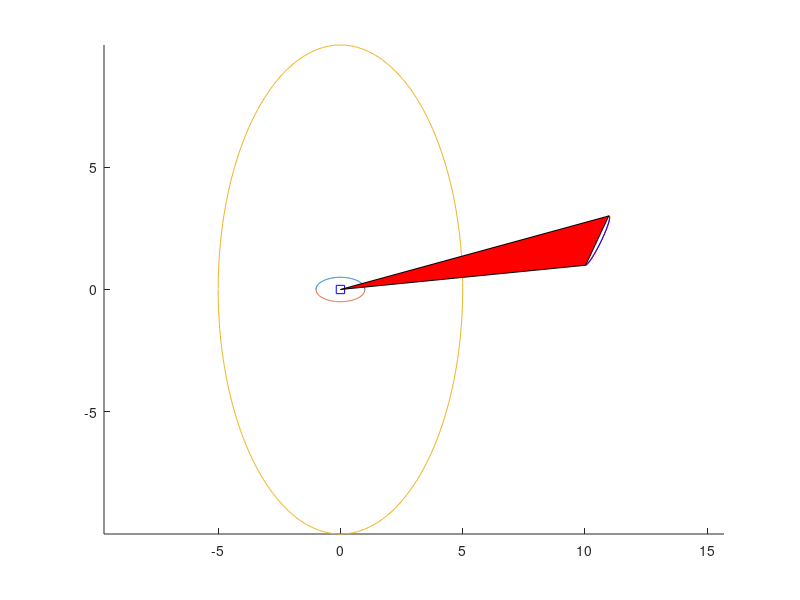

The MATLAB source for this figure: (Note: this script raises an error after producing the figure.)
addpath '/mnt/nixbig/ownCloud/project_code/plan_to_observe/'
addpath '/mnt/nixbig/ownCloud/project_code/'
addpath(  '/mnt/nixbig/downloads/matlab_DistBetween2Segment/DistBetween2Segment/'  )

%{
Same as plan_to_observe_2b_AStar_cone.m,  but evaluate cost function just from the trajectory without the uncertainty 'cone'.
    AStar  -  
        path_planning__astar
        path_planning__reconstruct_path.m
        see /mnt/nixbig/ownCloud/project_code/plan_to_observe/path_planning__demo_astar.m
            [ path__ , f_score, g_score , came_from, open_set, closed_set ] = path_planning__astar(map_1, start_1, goal_1)    ;
            [ total_path_goal_to_start__  , total_path_start_to_goal__ ] = path_planning__reconstruct_path(came_from, goal_1)    ;
            path_planning__draw_came_from(came_from, strcat(test_name,': ',sprintf(' factor %7.f',factor_)))    ;    
            path_planning__draw_path( total_path_goal_to_start__ )    ;
        

%}

%% 
% Set up variables

floorplan_x = 11 % 7m forward
floorplan_y = 9 % 5m left
floorplan_extent_m = [floorplan_x;floorplan_y];
floorplan_scale = 0.1  % 10 cells/metre
floorplan_extent_cells = floorplan_extent_m.*(1/floorplan_scale)
floorplan_space = zeros(  ceil(floorplan_x*floorplan_scale) , ceil(floorplan_y*floorplan_scale)  ) ;
cost_to_divert = floorplan_space ;
cost_to_observe = floorplan_space ;

%%
% Ellipse: Mine:
%  x^2/a^2 + y^2/b^2 == 1  --> x=sqrt(a^2)*(1 - (y^2)/(b^2))  -->  y =   sqrt(( 1  -  x^2/a^2 ) * b^2  )

x=[-1:0.01:1]  ;
a=1;
b=0.5;
y = sqrt(( 1  -  (x.^2)/(a^2) ) * b^2  )

figure; hold on; plot(x,y); plot(x,-y); axis equal

%%
% Ellipse: https://au.mathworks.com/matlabcentral/answers/86615-how-to-plot-an-ellipse
a=5; % horizontal radius
b=10; % vertical radius
x0=0; % x0,y0 ellipse centre coordinates
y0=0;
t=-pi:0.01:pi;
x=x0+a*cos(t);
y=y0+b*sin(t);
plot(x,y)

%%
% Ellipse: https://au.mathworks.com/matlabcentral/answers/86615-how-to-plot-an-ellipse
x1 =10 ; y1 = 1 ;
x2 =  11 ; y2  = 3 ;
e = 0.99 ;

a = 1/2*sqrt((x2-x1)^2+(y2-y1)^2);
 b = a*sqrt(1-e^2);
 t = linspace(0,2*pi);
 X = a*cos(t);
 Y = b*sin(t);
 w = atan2(y2-y1,x2-x1);
 x = (x1+x2)/2 + X*cos(w) - Y*sin(w);
 y = (y1+y2)/2 + X*sin(w) + Y*cos(w);
 plot(x,y,'r-'); hold on
 axis equal
 min_idx = find(y==min(y))
 max_idx = find(y==max(y))
 min_x = x(min_idx)
 max_x = x(max_idx)
 
         rot=rotz(deg2rad(45));
         rot=rot(1:2,1:2)
        x_y = rot* ([x;y] - repmat(   [ x1+(x2-x1)/2 ;  y1+(y2-y1)/2 ] , 1 , size(x,2) ) )  + repmat(   [ x1+(x2-x1)/2 ;  y1+(y2-y1)/2 ] , 1 , size(x,2) );
     min_y = min(x_y(2,:))
     min_idx = find(x_y(2,:)==min_y)
     max_y = max(x_y(2,:))  
     max_idx = find(x_y(2,:)==max_y)
     min_x = x_y(1,min_idx)
     max_x = x_y(1,max_idx)

        plot(x_y(1,:),x_y(2,:),'b')
        plot(0 , 0 , 'bs')
        
 potential_zone = [ min_x  max_x  0;
   min_y  max_y  0] ;
potential_zone_closed = [ potential_zone potential_zone(:,1) ]
patch(potential_zone_closed(1,:),potential_zone_closed(2,:),'r')

%  NOTE:  gets me a cone/trapezoid and ellipses at each end:  would like a set of ellipses along a trajectory, and/or an envelope around a trajectory that's an
%  integration of the ellipses of probability --> 3D as is over time = configuration space 

%  How to check whether a point is inside an ellipse
%  How to check whether a line intersects an ellipse and where
 


%%
    % SAVE VARIABLES AND IMAGES - set up for this run
   
% temp for debug
debug_costmaps = false;
if debug_costmaps
    fig_costmap_obs_dist_orig = figure_named('fig_costmap_obs_dist_orig') ;
    fig_costmap_obs_dist_narrow= figure_named(' costmap_obs_dist_narrow ');
    fig_costmap_obs_dist= figure_named(' fig_costmap_obs_dist ');
end
%
    
    
    exp_name_script_name = 'plan_to_observe_2b_'  ;
    exp_run_start_time = datetime('now')  ;    
    exp_run_output_dir = strcat('/mnt/nixbig/ownCloud/project_code/plan_to_observe/',exp_name_script_name)  ;
    mkdir(exp_run_output_dir)  ;
    exp_run_output_dir = strcat('/mnt/nixbig/ownCloud/project_code/plan_to_observe/',exp_name_script_name,'/',datetostr(exp_run_start_time,'s'))  ;
    mkdir(exp_run_output_dir)  ;
    
    % RUN the thing
costmap_dist_to_path_follower = zeros(floorplan_extent_cells')  ;
size(costmap_dist_to_path_follower)  

num_iterations = 60 ;
loops = num_iterations*1;

draw_figs = true  ;    
% 
% if draw_figs
%     f1h=figure_named('costmap_dist_to_path_follower'); hold on; grid on; xlabel('x'); ylabel('y');
%         daspect(  [  1 1 0.1  ]  );
%         %  view(3) ;
%     f2h=figure_named('costmap_obs_dist '); hold on; grid on; xlabel('x'); ylabel('y');
%         daspect(  [  1 1 0.1  ]  );
%         %  view(3) ;
% end
f3h=figure_named('costmap_obs_dist + costmap_dist_to_path_follower '); 
sub_axis_h(1) = subplot(2,2,1);    
sub_axis_h(2) = subplot(2,2,2);   
sub_axis_h(3) = subplot(2,2,3);     
axes(sub_axis_h(1));   hold on; grid on; xlabel('x'); ylabel('y');
        daspect(  [  1 1 0.1  ]  );
%     pos = get( sub_axis_h(1), 'Position' )     ;   
        % the first two coordinates are the horizontal and vertical relative (in [0,1]) coordinates 
        %           of the origin of the axis 
        %           with respect to the lower left corner of the figure, 
        %  and the second two are the relative width and height.
                %     size=[pos(3) pos(4)];
                %     aspect=
                %     height=0.4; width=height
    sub_axis_h_Position{1} =  [  -0.05 0.05 0.5 0.9  ]  ;
    sub_axis_h(1).Position =  sub_axis_h_Position{1}  ;
    xlim([0,90]); ylim([0,110]);
    drawnow
        %     sub1_axis_h.Position =  [  0 0.6  pos(3) pos(4)  ]  ;    %        [pos(1) pos(2) pos(3) pos(4)]


axes(sub_axis_h(2));  hold on; grid on; xlabel('x'); ylabel('y');
        daspect(  [  1 1 0.1  ]  );
        view(3) ;
        sub_axis_h_Position{2} =  [  0.55 0.5  0.5 0.55  ]  ;
        sub_axis_h(2).Position =  sub_axis_h_Position{2}  ;
    xlim([0,90]); ylim([0,110]);
    drawnow
    
axes(sub_axis_h(3));  
        hold on; grid on; xlabel('x'); ylabel('y');
        daspect(  [  1 1 0.1  ]  );
        view(3) ;
        sub_axis_h_Position{3} =  [  0.35 0.05  0.55 0.55  ]  ;
        sub_axis_h(3).Position =  sub_axis_h_Position{3}  ;
    xlim([0,90]); ylim([0,110]);
    drawnow
    

costmap_obs_dist = ones(floorplan_extent_cells(1),floorplan_extent_cells(2))  ;
using_narrow_costmap = false; 
costmap_obs_dist_narrow = ones(floorplan_extent_cells(1),floorplan_extent_cells(2))  ; ;

    costmaps{1} = costmap_obs_dist;
    costmaps{2} = costmap_dist_to_path_follower;
    num_costmaps = size(costmaps,2)   ;

main_task_start_point=[10;30]  ;
%   main_task_end_point=[90;30]  ;
main_task_end_point=[55;30]  ;
main_task_waypoints = [ main_task_start_point main_task_end_point ]  ;
main_task_current_waypoint_num = 1 + 1;
path_follower_step=(main_task_end_point-main_task_start_point) / num_iterations  ;
path_follower_posn = main_task_start_point  ;
plot(main_task_end_point(1),main_task_end_point(2),'bo')

path_follower_posn_lagged = repmat(path_follower_posn,[1 5]);

robot_posn = main_task_start_point ;

target_posn_start = [100;60]  ;  %robot_start_posn  ;
target_posn_start = [45;35]  ;  %robot_start_posn  ;
target_planned_path_start_posn = target_posn_start  ;
target_planned_path_end_posn = [ 10; 60 ]  ;
target_planned_path_step_base = ( target_planned_path_end_posn - target_planned_path_start_posn ) / num_iterations  ;
target_posn_prediction_vec = target_posn_start + target_planned_path_step_base  ;

max_dist = sqrt( ((1/floorplan_scale)*floorplan_y)^2 + ((1/floorplan_scale)*floorplan_x)^2 ) ;
max_cost = max_dist;
max_costmap_obs_dist=  0.5*(0.00275*exp(max_dist*0.07015*(3/4) ))   ; 


F(loops) = struct('cdata',[],'colormap',[]);

    costmap_obs_dist__hist = zeros([size(costmap_obs_dist) , loops])  ;
    costmap_dist_to_path_follower__hist = zeros([size(costmap_dist_to_path_follower) , loops])  ;
    costmap_obs_dist_narrow__hist = zeros([size(costmap_obs_dist_narrow) , loops])  ;
    robot_target_posn__hist = zeros(2,loops)  ;
    robot_posn__hist = zeros(2,loops)  ;
    path_follower_posn__hist = zeros(2,loops)  ;
    cost_at_robot_posn__hist = zeros(num_costmaps,loops);

    
% input('any key to start')    
pause(2)


dist_cell_to_target_detect_radius_factor = 10 ;             
dist_cell_to_target_avoid_radius_factor = 6 ;             
dist_cell_to_target_radius_type = 'repel';
dist_cell_to_target_radius_type = 'flat';
    
t = 0 ;
while norm_2(target_planned_path_end_posn-target_posn_start,1) > 0.0001
    t = t + 1 ;
    if norm_2(main_task_end_point-robot_posn,1) < 0.5  % change goals 
        if 0 == mod(main_task_current_waypoint_num,1) 
            main_task_waypoints(:,end+1) = main_task_start_point ;
            main_task_current_waypoint_num = main_task_current_waypoint_num + 1;
        else
            main_task_waypoints(:,end+1) = main_task_end_point ;
            main_task_current_waypoint_num = main_task_current_waypoint_num + 1;
        end
        path_follower_step=(main_task_waypoints(:,main_task_current_waypoint_num)-main_task_waypoints(:,main_task_current_waypoint_num-1)) / num_iterations  ;
        path_follower_posn = robot_posn ;
    end
    
    path_follower_posn_old = path_follower_posn;
    path_follower_posn = path_follower_posn + path_follower_step  ;
    if sum(path_follower_posn> min(floorplan_extent_cells)) || sum(path_follower_posn<[1; 1])
        path_follower_posn = path_follower_posn_old  ;
    end
    path_follower_posn__hist(:,t) = path_follower_posn;
    costmap_dist_to_path_follower = zeros((1/floorplan_scale)*floorplan_x,(1/floorplan_scale)*floorplan_y)  ;
    costmap_total = zeros((1/floorplan_scale)*floorplan_x,(1/floorplan_scale)*floorplan_y)  ;
    
    robot_planned_path_step_noise_scale_factor = 0 ;
    target_posn_old = target_posn_start;        
    robot_planned_path_step_noise =  [randn(1) ; randn(1)].* (norm_2(target_planned_path_step_base,1)/10) ;
    robot_planned_path_step = target_planned_path_step_base + robot_planned_path_step_noise* robot_planned_path_step_noise_scale_factor;
    
    if t > 1
        %  condensed calculations  : 
             dist__ = norm_2(target_posn_start-robot_posn,1)  ;
             dist_cell_to_target = dist__ ;     
             if strcmpi('repel',dist_cell_to_target_radius_type )
                 if dist_cell_to_target < dist_cell_to_target_avoid_radius_factor
                     dist_cell_to_target = -dist_cell_to_target;
                 end
             end
            cost__ =  0.75*(0.005275*exp(dist_cell_to_target*0.07015*(3/4) ))   ;  % parameterisation : exp(d*x) : x spreads the function
            cost__ =  cost__ * 1.1 ;
            %  costmap_obs_dist(xx_ , yy_) =  costmap_obs_dist(xx_ , yy_) * 1.1  ;
             if strcmpi('flat',dist_cell_to_target_radius_type )
                 if dist_cell_to_target < dist_cell_to_target_avoid_radius_factor
                     cost__ = 0 ;  %costmap_obs_dist(xx_ , yy_) =  0 ;
                 end
             end
            if cost__ > 1           %costmap_obs_dist(xx_ , yy_) > 1 
                cost__ = 1 ;        %costmap_obs_dist(xx_ , yy_) = 1  ;
            elseif cost__ < 0   %costmap_obs_dist(xx_ , yy_) < 0  
                cost__ = 0 ;        %costmap_obs_dist(xx_ , yy_) = 0  ;
            end
            
            costmap_obs_dist_scale_factor = 0.001;
            cost__ =  cost__ .* costmap_obs_dist_scale_factor;   % costmap_obs_dist = costmap_obs_dist .*  costmap_obs_dist_scale_factor;    
            cost__ =  cost__    ;  % costmap_total = costmap_obs_dist;
            cost__ =  cost__   + 1.0 ;  % costmap_total =  costmap_total + 1.0;  % do NOT know why I need this : need to add at least 1.0 to get A* to plan             
        
         if dist_cell_to_target < dist_cell_to_target_detect_radius_factor   %  close enough TO BE ACCURATE ENOUGH and PROBABILITY OF GOOD DETECTION IS HIGH ENOUGH
            target_posn_start = target_posn_start + robot_planned_path_step  ;    
            target_posn_prediction_vec =  [ target_posn_start   target_posn_start+robot_planned_path_step*20]  ;
        else
            target_posn_start = target_posn_start ;
            target_posn_prediction_vec =  [ target_posn_start   target_posn_start+robot_planned_path_step*1]  ;  % maintain a vector just to keep the calculation changes minimal below
        end
        
    else % t = 1 : do not move yet
        target_posn_start = target_posn_start ;
        target_posn_prediction_vec =  [ target_posn_start   target_posn_start+robot_planned_path_step*1]  ;  % maintain a vector just to keep the calculation changes minimal below
    end
    
    %robot_posn_prediction_vec_1 = [ target_posn_start  ( target_posn_start+ (rot2(degtorad(+20)) * robot_planned_path_step*20) )  ];
    %robot_posn_prediction_vec_2 = [ target_posn_start  ( target_posn_start + (rot2(degtorad(-20)) * robot_planned_path_step*20) )  ];
    if sum(target_posn_start> floorplan_extent_cells) || sum(target_posn_start<[1; 1])
        target_posn_start = target_posn_old  ;
    end
    robot_target_posn__hist(:,t) =  target_posn_start  ;
    
    %   costmap_obs_dist
    
    for yy_ = 1.0 : 1 : (1/floorplan_scale)*floorplan_y
        for xx_ = 1.0 : 1 : (1/floorplan_scale)*floorplan_x
            cell_to_target =   - target_posn_start  ;
            %  dist_cell_to_target = sqrt(   [ xx_- robot_target_posn(1) ]^2  +   [ yy_- robot_target_posn(2) ]^2   )  ;        
             [line1_exit__, line2_exit__, line2_exit_to_line1_exit_vec__, dist__] = ...
                 shortestLineBetweenLineSegments(  ...
                 target_posn_prediction_vec(:,1) , target_posn_prediction_vec(:,2)  ,  ...
                 [xx_,yy_] , [xx_+0.01,yy_+0.01]  )  ;
             dist_cell_to_target = dist__ ;     
             
             
             if strcmpi('repel',dist_cell_to_target_radius_type )
                 if dist_cell_to_target < dist_cell_to_target_avoid_radius_factor
                     dist_cell_to_target = -dist_cell_to_target;
                 end
             end
             
             
            
            costmap_obs_dist(xx_ , yy_) =  0.75*(0.005275*exp(dist_cell_to_target*0.07015*(3/4) ))   ;  % parameterisation : exp(d*x) : x spreads the function
            costmap_obs_dist(xx_ , yy_) =  costmap_obs_dist(xx_ , yy_) * 1.1  ;
            
             if strcmpi('flat',dist_cell_to_target_radius_type )
                 if dist_cell_to_target < dist_cell_to_target_avoid_radius_factor
                     costmap_obs_dist(xx_ , yy_) =  0 ;
                 end
             end
            
            if costmap_obs_dist(xx_ , yy_) > 1 
                costmap_obs_dist(xx_ , yy_) = 1  ;
            elseif costmap_obs_dist(xx_ , yy_) < 0  
                costmap_obs_dist(xx_ , yy_) = 0  ;
            end
        end
    end
    %     costmap_obs_dist = costmap_obs_dist .*0.5  ;
            if using_narrow_costmap; 
            for yy_ = 1.0 : 1 : (1/floorplan_scale)*floorplan_y
                for xx_ = 1.0 : 1 : (1/floorplan_scale)*floorplan_x
                    cell_to_target =   - target_posn_start  ;
                    %  dist_cell_to_target = sqrt(   [ xx_- robot_target_posn(1) ]^2  +   [ yy_- robot_target_posn(2) ]^2   )  ;        
                    [line1_exit__, line2_exit__, line2_exit_to_line1_exit_vec__, dist__] = ...
                        shortestLineBetweenLineSegments(  ...
                        target_posn_prediction_vec(:,1) , target_posn_prediction_vec(:,2)  ,  ...
                        [xx_,yy_] , [xx_,yy_]  )  ;
                    dist_cell_to_target = dist__ ;
                     %  [line1_exit__, line2_exit__, line2_exit_to_line1_exit_vec__, dist__] = shortestLineBetweenLineSegments( line1_pt1_, line1_pt2_, line2_pt1_, line2_pt2_)           

                    costmap_obs_dist_narrow(xx_ , yy_) =  0.75*(0.00275*exp(dist_cell_to_target*0.17015*(3/4) ))   ;  % parameterisation : exp(d*x) : x spreads the function
                    if costmap_obs_dist_narrow(xx_ , yy_) > 1 
                        costmap_obs_dist_narrow(xx_ , yy_) = 1  ;
                    elseif costmap_obs_dist_narrow(xx_ , yy_) < 0  
                        costmap_obs_dist_narrow(xx_ , yy_) = 0  ;
                    end
                end
            end
            end
    
%     costmap_obs_dist_narrow = costmap_obs_dist_narrow .* 0.5  ;
   % costmap_obs_dist = costmap_obs_dist_narrow.*costmap_obs_dist;
    

        if debug_costmaps ;  figure(fig_costmap_obs_dist_orig);  surf(costmap_obs_dist); end;
        if debug_costmaps;  figure(fig_costmap_obs_dist_narrow);  surf(costmap_obs_dist); if using_narrow_costmap;  surf(costmap_obs_dist_narrow);    end;    end;    
    
    costmap_obs_dist_scale_factor = 0.001;
    costmap_obs_dist = costmap_obs_dist .*  costmap_obs_dist_scale_factor;    
    
        if debug_costmaps;  if using_narrow_costmap;  figure(fig_costmap_obs_dist);  surf(costmap_obs_dist); surf(costmap_obs_dist_narrow);   end; end;
    
    %   costmap_dist_to_path_follower
    for yy_ = 1.0 : 1 : (1/floorplan_scale)*floorplan_y
        for xx_ = 1.0 : 1 : (1/floorplan_scale)*floorplan_x
            dist_ = sqrt(  (xx_ - path_follower_posn(1))^2  + (yy_ - path_follower_posn(2))^2);
             if dist_ <= 75
                 costmap_dist_to_path_follower(xx_,yy_) = (dist_    /  max_dist )^2  +  (75/max_dist)-(75/max_dist)^2;                
             else                       
                 costmap_dist_to_path_follower(xx_,yy_)  = dist_    /  max_dist   ;            
             end
        end
    end
    %costmap_dist_to_path_follower = costmap_dist_to_path_follower .* 0.6 ;
    
%     costmap_dist_to_path_follower(costmap_dist_to_path_follower>0.2)  ;
    
    %     tolerance = 2 ; %2m
    %     tolerance_cells = round(tolerance* (1/floorplan_scale))  ;
    %     tolerance_cost_level = costmap_dist_to_path_follower(1,tolerance_cells)  ;    
    %     costmap_dist_to_path_follower_2 = costmap_dist_to_path_follower  ;
    %         exponent_here=1.7;
    %     costmap_dist_to_path_follower(costmap_dist_to_path_follower<tolerance_cost_level) ...
    %         = costmap_dist_to_path_follower(costmap_dist_to_path_follower<tolerance_cost_level).^exponent_here  ...
    %             +   max(max(costmap_dist_to_path_follower(costmap_dist_to_path_follower==tolerance_cost_level))) -   max(max(costmap_dist_to_path_follower(costmap_dist_to_path_follower==tolerance_cost_level)))^exponent_here     ; 

    if draw_figs
    subplot(sub_axis_h(2));    
    cla();
    grid on; hold on; 
    colormap hot  ;
        sub_axis_h(2).Position =  sub_axis_h_Position{2}  ;
    surf( costmap_dist_to_path_follower )  ;
    surf( costmap_total )  ;
    data_indicator_height = 1.1; %  max(max(costmap_dist_to_path_follower)) ;
        plot3_rows(  [   path_follower_posn(2) ; path_follower_posn(1)  ;  data_indicator_height ] , 'cx'  , 'LineWidth',5)
        plot3([path_follower_posn(2),path_follower_posn(2)],[path_follower_posn(1),path_follower_posn(1)],  [data_indicator_height , 0] , 'c', 'LineWidth',1) 
        text(  path_follower_posn(2) , path_follower_posn(1) , data_indicator_height   , 'aim', 'Color' , 'c')
                plot3( main_task_waypoints(2,:)  , main_task_waypoints(1,:), ones(size(main_task_waypoints))*data_indicator_height , 'c:', 'LineWidth',2)   ;
            plot3_rows(  [   robot_posn(2) ; robot_posn(1)  ;  data_indicator_height ] , 'cx'  , 'LineWidth',5)
            plot3([robot_posn(2),robot_posn(2)],[robot_posn(1),robot_posn(1)],  [data_indicator_height , 0] , 'g', 'LineWidth',1)   
            text(  robot_posn(2) , robot_posn(1) , data_indicator_height  , 'robot', 'Color'  , 'g')        
    plot3(target_posn_start(2),target_posn_start(1),  data_indicator_height , 'mx', 'LineWidth',5)   
    plot3([target_posn_start(2),target_posn_start(2)],[target_posn_start(1),target_posn_start(1)],  [ data_indicator_height ,0] , 'm', 'LineWidth',1) 
    plot3([target_posn_prediction_vec(2,1),target_posn_prediction_vec(2,2)],[target_posn_prediction_vec(1,1),target_posn_prediction_vec(1,2)],  [data_indicator_height,data_indicator_height] , 'm', 'LineWidth',1)   
    %plot3([robot_posn_prediction_vec_1(2,1),robot_posn_prediction_vec_1(2,2)],[robot_posn_prediction_vec_1(1,1),robot_posn_prediction_vec_1(1,2)],  [data_indicator_height,data_indicator_height] , 'm:', 'LineWidth',1)   
    %plot3([robot_posn_prediction_vec_2(2,1),robot_posn_prediction_vec_2(2,2)],[robot_posn_prediction_vec_2(1,1),robot_posn_prediction_vec_2(1,2)],  [data_indicator_height,data_indicator_height] , 'm:', 'LineWidth',1)   
    daspect(  [  1 1 0.025   ]  );
    zlim([0 1.1])  ;
    view(3)
    xlim([0,90]); ylim([0,110]);
    
    
    subplot(sub_axis_h(3));    
    cla();
    grid on; hold on; 
    colormap hot  ;
        sub_axis_h(3).Position =  sub_axis_h_Position{3}  ;
    surf( costmap_obs_dist )  ;  
    surf( costmap_dist_to_path_follower )  ;   
    data_indicator_height = 1.1; %    max(max(costmap_obs_dist))  ;
        plot3_rows(  [   path_follower_posn(2) ; path_follower_posn(1)  ;  data_indicator_height ] , 'cx'  , 'LineWidth',5)
        plot3([path_follower_posn(2),path_follower_posn(2)],[path_follower_posn(1),path_follower_posn(1)],  [data_indicator_height , 0] , 'c', 'LineWidth',1) 
        text(  path_follower_posn(2) , path_follower_posn(1) , data_indicator_height   , 'aim', 'Color' , 'c')
                plot3( main_task_waypoints(2,:)  , main_task_waypoints(1,:), ones(size(main_task_waypoints))*data_indicator_height , 'c:', 'LineWidth',2)   ;
            plot3_rows(  [   robot_posn(2) ; robot_posn(1)  ;  data_indicator_height ] , 'cx'  , 'LineWidth',5)
            plot3([robot_posn(2),robot_posn(2)],[robot_posn(1),robot_posn(1)],  [data_indicator_height , 0] , 'g', 'LineWidth',1)   
            text(  robot_posn(2) , robot_posn(1) , data_indicator_height  , 'robot', 'Color'  , 'g')  
    plot3(target_posn_start(2),target_posn_start(1),  data_indicator_height, 'mx', 'LineWidth',5)   
    plot3([target_posn_start(2),target_posn_start(2)],[target_posn_start(1),target_posn_start(1)],  [data_indicator_height,0] , 'm', 'LineWidth',1)   
    plot3([target_posn_prediction_vec(2,1),target_posn_prediction_vec(2,2)],[target_posn_prediction_vec(1,1),target_posn_prediction_vec(1,2)],  [data_indicator_height,data_indicator_height] , 'm', 'LineWidth',1)   
    %plot3([robot_posn_prediction_vec_1(2,1),robot_posn_prediction_vec_1(2,2)],[robot_posn_prediction_vec_1(1,1),robot_posn_prediction_vec_1(1,2)],  [data_indicator_height,data_indicator_height] , 'm:', 'LineWidth',1)   
    %plot3([robot_posn_prediction_vec_2(2,1),robot_posn_prediction_vec_2(2,2)],[robot_posn_prediction_vec_2(1,1),robot_posn_prediction_vec_2(1,2)],  [data_indicator_height,data_indicator_height] , 'm:', 'LineWidth',1)   
    
    daspect(  [  1 1 0.025   ]  )  ;
    zlim([0 1.1])  ;
    view(3)
    xlim([0,90]); ylim([0,110]);
    end
    
    costmaps{1} = costmap_obs_dist;
    costmaps{2} = costmap_dist_to_path_follower;
    SAMPLE_VALUE_per_costmap = zeros(num_costmaps,1,'double');
    min_SAMPLE_VALUE_per_costmap = ones(1,num_costmaps,'double').*10000;
    min_SAMPLE_dir_yx_per_costmap = zeros(2,num_costmaps,'double');
    
    %  figure(f3h)  ;
    subplot(sub_axis_h(1));    
    cla();
    grid on; hold on; 
    %colormap hot  ;
        sub_axis_h(1).Position =  sub_axis_h_Position{1}  ;
    size(costmap_obs_dist)
    size(costmap_dist_to_path_follower)
    
    % for local-sampling-based
    %     costmap_obs_dist_max = max(max(costmap_obs_dist));
    %     costmap_total =  costmap_dist_to_path_follower +  ( costmap_obs_dist - costmap_obs_dist_max )  ;
    %     costmap_total_min = min(min(costmap_total))  ;
    %     costmap_total = costmap_total + costmap_total_min  ;
    
    % for straight A*
    costmap_total = costmap_obs_dist;
    costmap_total =  costmap_total + 1.0;  % do NOT know why I need this : need to add at least 1.0 to get A* to plan 
    
    cost_ratio =     (max(max(costmap_dist_to_path_follower)) - min(min(costmap_dist_to_path_follower))) / ((max(max(costmap_obs_dist)) - min(min(costmap_obs_dist))))  ;
    costmap_obs_dist_scaled =     costmap_obs_dist.* cost_ratio  ;
    costmap_total = costmap_obs_dist_scaled + costmap_dist_to_path_follower  ;
    costmap_total =  costmap_total + 1.0;  % do NOT know why I need this : need to add at least 1.0 to get A* to plan 
    
                            %     figure; 
                            %     hold on;  surf(costmap_obs_dist)  ;
                            %     hold on;  surf(costmap_dist_to_path_follower)  ;
                            %     hold on;  surf(costmap_total)  ;
    
    
    surf( costmap_total )  ;
    data_indicator_height = 1.45; %1.5;  %max(max(costmap_total))  ;
    indicator_x = round(path_follower_posn(2));
    indicator_y = round(path_follower_posn(1));
    cost_at_indicator = costmap_total(  indicator_y , indicator_x )  ;
    robot_indicator_x = round(robot_posn(2));
    robot_indicator_y = round(robot_posn(1));
    robot_cost_at_indicator = costmap_total(  robot_indicator_y , robot_indicator_x )  ;
    display('362')
        plot3_rows(  [   path_follower_posn(2) ; path_follower_posn(1)  ;  data_indicator_height ] , 'cx'  , 'LineWidth',5)
        plot3([path_follower_posn(2),path_follower_posn(2)],[path_follower_posn(1),path_follower_posn(1)],  [data_indicator_height , 0] , 'c', 'LineWidth',1) 
        text(  path_follower_posn(2) , path_follower_posn(1) , data_indicator_height   , 'aim', 'Color' , 'c')
                plot3( main_task_waypoints(2,:)  , main_task_waypoints(1,:), ones(size(main_task_waypoints))*data_indicator_height , 'c:', 'LineWidth',2)   ;
            plot3_rows(  [   robot_posn(2) ; robot_posn(1)  ;  data_indicator_height ] , 'cx'  , 'LineWidth',5)
            plot3([robot_posn(2),robot_posn(2)],[robot_posn(1),robot_posn(1)],  [data_indicator_height , 0] , 'g', 'LineWidth',1)   
            
              
                

    %  start next step calculation                
            display('start next step calculation');
            map_1 = costmap_total;
            start_1 = robot_posn  ;
            goal_1 = [  main_task_waypoints(1,main_task_current_waypoint_num) ;  main_task_waypoints(2,main_task_current_waypoint_num) ] ;
            %             goal_1 = [ 90 ; 30 ]  ;
            % A*
                % note:  DStarMoo :  incorporate the orientation of target and orientation of uncertainty 
            [ path__ , f_score, g_score , came_from, open_set, closed_set ] = path_planning__astar(map_1, start_1, goal_1)    ;
            [ total_path_goal_to_start__  , total_path_start_to_goal__ ] = path_planning__reconstruct_path(came_from, goal_1)    ;
            dir_vec_end_yx = total_path_start_to_goal__(:,2)   ;
            
            %             hold on; plot3(start_1(1),goal_1(2), 3,'rs','LineWidth',5)
            %             hold on; plot3(start_1(1),start_1(2), 3,'md','LineWidth',5)
            plot3(total_path_start_to_goal__(2,:),total_path_start_to_goal__(1,:),map_1(total_path_start_to_goal__(2,:),total_path_start_to_goal__(1,:)),'ro')
            
            display('end next step calculation');
    %  end next step calculation
            
    plot3(target_posn_start(2),target_posn_start(1),  data_indicator_height , 'mx', 'LineWidth',5)   
    plot3([target_posn_start(2),target_posn_start(2)],[target_posn_start(1),target_posn_start(1)],  [data_indicator_height,0] , 'm', 'LineWidth',1)   
    plot3([target_posn_prediction_vec(2,1),target_posn_prediction_vec(2,2)],[target_posn_prediction_vec(1,1),target_posn_prediction_vec(1,2)],  [data_indicator_height,data_indicator_height] , 'm', 'LineWidth',1)   
    %plot3([robot_posn_prediction_vec_1(2,1),robot_posn_prediction_vec_1(2,2)],[robot_posn_prediction_vec_1(1,1),robot_posn_prediction_vec_1(1,2)],  [data_indicator_height,data_indicator_height] , 'm', 'LineWidth',1)   
    %plot3([robot_posn_prediction_vec_2(2,1),robot_posn_prediction_vec_2(2,2)],[robot_posn_prediction_vec_2(1,1),robot_posn_prediction_vec_2(1,2)],  [data_indicator_height,data_indicator_height] , 'm', 'LineWidth',1)   
        

    
    
    path_follower_posn_lagged(:,1) = path_follower_posn;
    path_follower_posn_lagged(:,2:5) = path_follower_posn_lagged(:,1:4);
%     robot_posn = path_follower_posn_lagged(:,5);  % 2 step behind 
    
%     robot_posn 
    robot_posn = dir_vec_end_yx;
    robot_posn__hist(:,t) = robot_posn  ;
	
    robot_indicator_x = round(robot_posn(2));
    robot_indicator_y = round(robot_posn(1));
    
    for ii_ = 1:size(costmaps,2)
        cost_at_robot_posn = costmaps{ii_}(robot_indicator_y,robot_indicator_x)  ;
        cost_at_robot_posn__hist(ii_,t) = cost_at_robot_posn  ;
    end
	
    path_altitude = repmat(data_indicator_height, 1, size(robot_posn__hist,2))  ;
    plot3(robot_target_posn__hist(2,:) , robot_target_posn__hist(1,:),  path_altitude, 'mx' ) ;
    plot3(path_follower_posn__hist(2,:) , path_follower_posn__hist(1,:), path_altitude  , 'co') ;
    plot3(path_follower_posn__hist(2,:) , path_follower_posn__hist(1,:), path_altitude  , 'co') ;
    plot3(robot_posn__hist(2,:) , robot_posn__hist(1,:),  path_altitude, 'bs' ) ;
    %         obj_handle_ = patch([0 0 floorplan_extent_cells(2) floorplan_extent_cells(2) ],[floorplan_extent_cells(1)  0 0  floorplan_extent_cells(1)], [ cost_at_indicator cost_at_indicator cost_at_indicator cost_at_indicator ] , 'c');
    %         obj_handle_.FaceAlpha=0.1;
    %         obj_handle_ = patch([0 0 floorplan_extent_cells(2) floorplan_extent_cells(2) ],[floorplan_extent_cells(1)  0 0  floorplan_extent_cells(1)], [ robot_cost_at_indicator robot_cost_at_indicator robot_cost_at_indicator robot_cost_at_indicator ] , 'g');
    %         obj_handle_.FaceAlpha=0.1;
        % daspect(  [  1 1 0.05  ]  );
        daspect(  [  1 1 0.025  ]  );
    %  view(3) ;
    xlim([0,90]); ylim([0,110]);
    
    % SAVE VARIABLES AND IMAGES   

    
    drawnow
    
    costmap_obs_dist__hist(:,:,t) = costmap_obs_dist  ;
    costmap_dist_to_path_follower__hist(:,:,t) = costmap_dist_to_path_follower  ;
    if using_narrow_costmap; costmap_obs_dist_narrow__hist(:,:,t) = costmap_obs_dist_narrow  ; end;
    
    pause(0.1)
end
display('At end of simulation!')
% v = VideoWriter(strcat(exp_run_output_dir,'/','f3h.mp4'))  ;
% open(v)  ;
% writeVideo(v,A)  ;
% close(v)  ;
exp_run_start_time.Format
save(  strcat(exp_run_output_dir,'/',exp_name_script_name,datetostr(exp_run_start_time),'.m')  )

display('Displaying summaries')

figure_named('Timestep'); grid on; xlabel('time'); hold on; 
benefit_ = 1-cost_at_robot_posn__hist(1,:)  ;
plot(benefit_)  ;
plot(cost_at_robot_posn__hist(2,:))  ;
net_gain = (1-cost_at_robot_posn__hist(2,:))-cost_at_robot_posn__hist(1,:)  ;
plot( net_gain )  ;
legend('benefit of observation','main mission cost = cost of distance from path','net gain (unscaled)')  ;

figure_named('Cummulative'); grid on; xlabel('time'); hold on; 
plot(cumsum(benefit_))  ;
plot(cumsum(cost_at_robot_posn__hist(2,:)))  ;
plot( cumsum( net_gain ))  ;
legend('benefit of observation','main mission cost = cost of distance from path','net gain (unscaled)')  ;

display('Ended!')

%%
[ path__ , f_score, g_score , came_from, open_set, closed_set ]  ...
    = path_planning__astar(...
    costmap_total, ...
    main_task_start_point, ...
    main_task_end_point)    ;
[ total_path_goal_to_start__  , total_path_start_to_goal__ ] ...
    = path_planning__reconstruct_path(came_from, main_task_end_point)    ;
plot3(main_task_end_point(2), main_task_end_point(1), max(max(costmap_total)) , 'cx', 'LineWidth',5) 
plot3( 10, 30, 1.5, 'cx', 'LineWidth',5) 
factor_ = 10;
path_planning__draw_came_from(came_from, strcat(  'bbbooobbb'    ,': ',sprintf(' factor %7.f',factor_)))    ;  
path_planning__draw_path( total_path_goal_to_start__ )    ;

